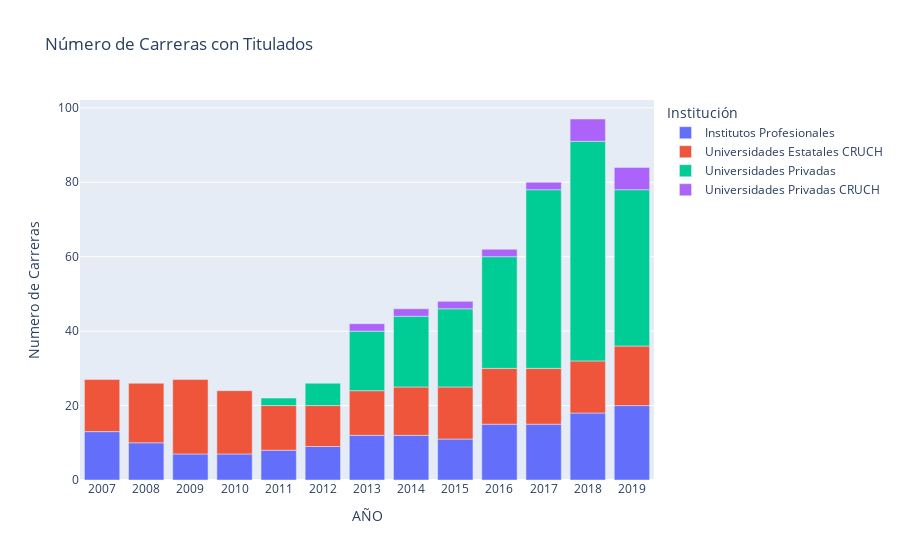

The notebook cell saved with this chart:
### Markdown cell above
El 2007 hubo un total de 178 titulados de alguna carrera afín a la ingeniería de minas. ¿El 2019? **1564**. Un ligero aumento del **879%**. Y por la tendencia del grafico, aún no llegamos al peak (los matriculados nos dan una idea de cuando será ese peak, así que a seguir leyendo!). El desglose por institución es interesante, también:

- Las universidades estatales pasaron de 112 en 2007 a 398 titulados en 2019. Casi 400% de aumento.
- Los institutos profesionales pasaron de 66 a 703. **Un 1000% de crecimiento**.
- Las Universidades privadas no tradicionales: 0 en 2017 --> 353 en 2019.
- Las privadas tradicionales recién aparecieron con titulados el 2013, y representan un porcentaje menor en todos los años.

¿Cómo pasamos de 178 a 1564 titulados en 12 años? Bueno, hubo una explosión de instituciones que abrieron la carrera. ¿Cuántas? Acá va el gráfico:

### Code cell
sin_duplis = con_minas.drop_duplicates(subset=["AÑO","NOMBRE INSTITUCIÓN","CÓDIGO CARRERA"])
tipo = pd.DataFrame(sin_duplis.groupby(["AÑO","CLASIFICACIÓN INSTITUCIÓN NIVEL 3"])["TOTAL TITULADOS"].agg(['sum','count'])).reset_index()
fig = px.bar(tipo, x="AÑO", color="CLASIFICACIÓN INSTITUCIÓN NIVEL 3", y="count", title="Número de Carreras con Titulados")
fig.update_layout(yaxis={'title': 'Numero de Carreras'},
                    legend_title_text='Institución')
fig.show()

### Figure 1 — Plotly figure (JSON) as saved in the notebook; plotly's stock layout.template omitted (floating-point values rounded to 4 significant figures)
{"data": [{"alignmentgroup": "True", "hovertemplate": "CLASIFICACIÓN INSTITUCIÓN NIVEL 3=Institutos Profesionales<br>AÑO=%{x}<br>count=%{y}<extra></extra>", "legendgroup": "Institutos Profesionales", "marker": {"color": "#636efa"}, "name": "Institutos Profesionales", "offsetgroup": "Institutos Profesionales", "orientation": "v", "showlegend": true, "textposition": "auto", "type": "bar", "x": ["2007", "2008", "2009", "2010", "2011", "2012", "2013", "2014", "2015", "2016", "2017", "2018", "2019"], "xaxis": "x", "y": [13, 10, 7, 7, 8, 9, 12, 12, 11, 15, 15, 18, 20], "yaxis": "y"}, {"alignmentgroup": "True", "hovertemplate": "CLASIFICACIÓN INSTITUCIÓN NIVEL 3=Universidades Estatales CRUCH<br>AÑO=%{x}<br>count=%{y}<extra></extra>", "legendgroup": "Universidades Estatales CRUCH", "marker": {"color": "#EF553B"}, "name": "Universidades Estatales CRUCH", "offsetgroup": "Universidades Estatales CRUCH", "orientation": "v", "showlegend": true, "textposition": "auto", "type": "bar", "x": ["2007", "2008", "2009", "2010", "2011", "2012", "2013", "2014", "2015", "2016", "2017", "2018", "2019"], "xaxis": "x", "y": [14, 16, 20, 17, 12, 11, 12, 13, 14, 15, 15, 14, 16], "yaxis": "y"}, {"alignmentgroup": "True", "hovertemplate": "CLASIFICACIÓN INSTITUCIÓN NIVEL 3=Universidades Privadas<br>AÑO=%{x}<br>count=%{y}<extra></extra>", "legendgroup": "Universidades Privadas", "marker": {"color": "#00cc96"}, "name": "Universidades Privadas", "offsetgroup": "Universidades Privadas", "orientation": "v", "showlegend": true, "textposition": "auto", "type": "bar", "x": ["2011", "2012", "2013", "2014", "2015", "2016", "2017", "2018", "2019"], "xaxis": "x", "y": [2, 6, 16, 19, 21, 30, 48, 59, 42], "yaxis": "y"}, {"alignmentgroup": "True", "hovertemplate": "CLASIFICACIÓN INSTITUCIÓN NIVEL 3=Universidades Privadas CRUCH<br>AÑO=%{x}<br>count=%{y}<extra></extra>", "legendgroup": "Universidades Privadas CRUCH", "marker": {"color": "#ab63fa"}, "name": "Universidades Privadas CRUCH", "offsetgroup": "Universidades Privadas CRUCH", "orientation": "v", "showlegend": true, "textposition": "auto", "type": "bar", "x": ["2013", "2014", "2015", "2016", "2017", "2018", "2019"], "xaxis": "x", "y": [2, 2, 2, 2, 2, 6, 6], "yaxis": "y"}], "layout": {"barmode": "relative", "legend": {"title": {"text": "Institución"}, "tracegroupgap": 0}, "title": {"text": "Número de Carreras con Titulados"}, "xaxis": {"anchor": "y", "domain": [0, 1], "title": {"text": "AÑO"}}, "yaxis": {"anchor": "x", "domain": [0, 1], "title": {"text": "Numero de Carreras"}}}}
